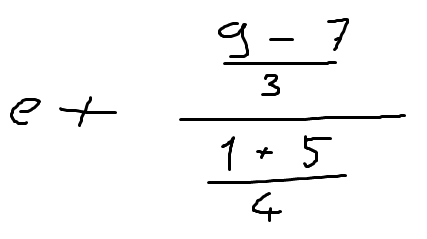
#> input picture codes/ModelCodes/TestImages/ToStringTests_1.png, 427 x 239 px, found by its file name; its folder holds 3 pictures in this run
$ jupyter execute --allow-errors datasetCreation.ipynb
#> lines starting #> are read from the running program, lines starting #| are printed output that depends on the picture; after the words box and inside, x2 and y2 are one past the last pixel; in counts of white or black regions, pixels touching at a corner belong together; pictures that were not available may be replaced by others from this repository, and a replacement may not be noted
# KaggleDownload

[cell 1]
import kagglehub

#> (the rest of this cell did not finish here and is left out)

# Custom Dataset Processing

## Importing Required Libraries and Definings

[cell 2]
import os
import cv2
import numpy as np

dataset_path = r"E:\\Python_Projeler\\ComputerVisionProjects\\FinalProject\\dataset"

## Character Mapping

[cell 3]
letter_dict = {
    '0001': 'a', '0002': 'b', '0003': 'c', '0004': 'd', '0005': 'e', '0006': 'f',
    '0007': 'h', '0008': 'vertical_line', '0009': 'j', '0010': 'k', '0011': 'vertical_line',
    '0012': 'm', '0013': 'n', '0014': 'o', '0015': 'p', '0016': 'q', '0017': 'r',
    '0018': 's', '0019': 't', '0020': 'u', '0021': 'v', '0022': 'w', '0023': 'x',
    '0024': 'y', '0025': 'z', '0026': '0', '0027': '1', '0028': '2', '0029': '3',
    '0030': '4', '0031': '5', '0032': '6', '0033': '7', '0034': '8', '0035': '9',
    '0036': 'plus', '0037': 'horizontal_line', '0038': 'slash',
    '0039': 'paranthesis_left', '0040': 'paranthesis_right', '0041': 'sqrt', '0042': 'sqrt'}

label_dict = {label: 0 for label in set(letter_dict.values())}

## Character Extraction Function

[cell 4]
# [34 lines left out: function ExtractSet, not called in this run]

## Process Dataset Image Pages

[cell 5]
for dSet_folder in os.listdir(dataset_path):
    if len(dSet_folder.split(".")) > 1:
        continue

    dSet_path = os.path.join(dataset_path, dSet_folder)

    for index, letter_page in enumerate(os.listdir(dSet_path)):
        if letter_page.split(".")[-1] != "jpg":
            continue

        letter_page_path = os.path.join(dSet_path, letter_page)
        letter_number = letter_page.split(".")[0].split("-")[-1]
        letter_name = letter_dict[letter_number]

        print(f"{letter_name}        {letter_number}")

        save_path = os.path.join(dSet_path, letter_name)
        os.makedirs(save_path, exist_ok=True)

        ExtractSet(letter_page_path, save_path, letter_name)

# EMNIST Extracting

[cell 6]
import cv2
import os
import numpy as np
import matplotlib.pyplot as plt
import gzip

EMNIST_type = "balanced"

#This Mapping is for balanced ONLY!! You have to check emnist-TYPE-mapping.txt file to correct the mapping!
LabelMapping = {
    0: "0",
    1: "1",
    2: "2",
    3: "3",
    4: "4",
    5: "5",
    6: "6",
    7: "7",
    8: "8",
    9: "9",
    10: None,
    11: None,
    12: "upper_c",
    13: None,
    14: None,
    15: None,
    16: None,
    17: None,
    18: None,
    19: "upper_j",
    20: "upper_k",
    21: "upper_l",
    22: "upper_m",
    23: None,
    24: "upper_o",
    25: "upper_p",
    26: None,
    27: None,
    28: "upper_s",
    29: None,
    30: "upper_u",
    31: "upper_v",
    32: "upper_w",
    33: "upper_x",
    34: "upper_y",
    35: "upper_z",
    36: "lower_a",
    37: "lower_b",
    38: "lower_d",
    39: "lower_e",
    40: "lower_f",
    41: "lower_g",
    42: "lower_h",
    43: "lower_n",
    44: "lower_q",
    45: "lower_r",
    46: "lower_t"
}

notWanted = ['k', "j","m", "q", "z", "v","u","1","w"]

LabelCounter = {
    "0": 0,
    "1": 0,
    "2": 0,
    "3": 0,
    "4": 0,
    "5": 0,
    "6": 0,
    "7": 0,
    "9": 0,
    "8": 0,
    "z": 0,
    "a": 0,
    "b": 0,
    "c": 0,
    "d": 0,
    "e": 0,
    "f": 0,
    "g": 0,
    "h": 0,
    "i": 0,
    "j": 0,
    "k": 0,
    "l": 0,
    "m": 0,
    "n": 0,
    "o": 0,
    "p": 0,
    "q": 0,
    "r": 0,
    "s": 0,
    "t": 0,
    "u": 0,
    "v": 0,
    "w": 0,
    "x": 0,
    "y": 0,
}

[cell 7]
def ReadIdxImage(file):
    with gzip.open(file,"rb") as F:

        magic_number = int.from_bytes(F.read(4), 'big')
        num_items = int.from_bytes(F.read(4), 'big')
        num_rows = int.from_bytes(F.read(4), 'big')
        num_cols = int.from_bytes(F.read(4), 'big')

        data = np.frombuffer(F.read(),dtype = np.uint8)
        data = data.reshape(num_items,num_rows,num_cols)


    return data


# [7 lines left out: function ReadIdxLabel, not called in this run]

#> (a cell that did not finish here is left out)

# Operators 2800

[cell 9]
import os
import cv2
import numpy as np

path = r"../../dataset/Operators/"

for folder in os.listdir(path):

    if len(os.listdir(path + folder)) <= 2800:     continue

    for image in os.listdir(path + folder)[2800:]:
        os.remove( os.path.join(path + folder, image) )
    print(f" {folder} is DONE!")

# Operators Dilation

[cell 10]
import os
import cv2
import numpy as np

path = r"../../dataset/Operators/"

for folder in os.listdir(path):

    if folder == "1":   continue


    for i, image in enumerate( os.listdir(path + folder) ):
        image_path = os.path.join(path + folder, image)
        img = cv2.imread(image_path, cv2.IMREAD_GRAYSCALE)
#> img is the input picture: shape (239, 427); min 0, max 255, mean 246.7
        blur = cv2.GaussianBlur(img, (3, 3), 1)
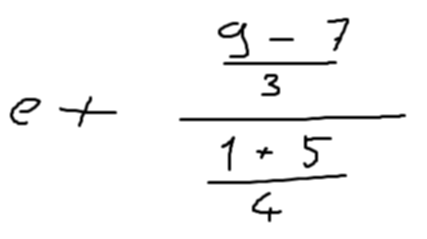
#> blur: shape (239, 427); min 0, max 255, mean 246.7
        _, thresh = cv2.threshold(blur, 0, 255, cv2.THRESH_BINARY_INV + cv2.THRESH_OTSU)
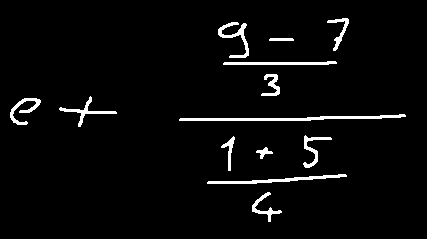
#> thresh: shape (239, 427); 3.5% white; 13 white regions, largest, box (x1, y1, x2, y2) and area: (179, 114, 406, 121) 691, (207, 174, 347, 184) 445, (223, 61, 337, 65) 342
        dilation = cv2.dilate(thresh, kernel=np.ones((2,2), np.uint8))
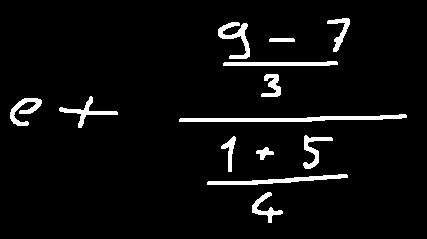
#> dilation: shape (239, 427); 4.7% white; 13 white regions, largest, box (x1, y1, x2, y2) and area: (179, 114, 407, 122) 926, (207, 174, 348, 185) 596, (223, 61, 338, 66) 461

        cv2.imwrite(image_path, dilation)

    print(f"Folder {folder} is done")


cv2.destroyAllWindows()

# Operators Resize

[cell 11]
path = r"../../dataset/Operators/"
save_path = r"../../dataset/Operators_Resized/"

for folder in os.listdir(path):
    os.makedirs(save_path + folder,exist_ok=True)

    for i, image in enumerate( os.listdir(path + folder) ):

        image_path = os.path.join(path + folder, image)
        image_save_path = os.path.join(save_path + folder, image)

        img = cv2.imread(image_path, cv2.IMREAD_GRAYSCALE)
        img = cv2.copyMakeBorder(img, 5,5,5,5, borderType=cv2.BORDER_CONSTANT, value=0)
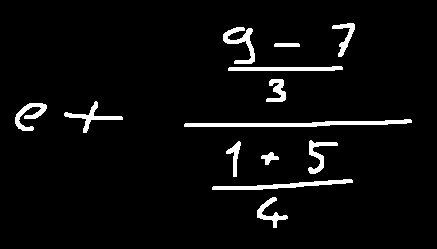
#> img: shape (249, 437); 4.4% white; 13 white regions, largest, box (x1, y1, x2, y2) and area: (184, 119, 412, 127) 926, (212, 179, 353, 190) 596, (228, 66, 343, 71) 461

        img = cv2.resize(img, (32,32), interpolation=cv2.INTER_NEAREST)
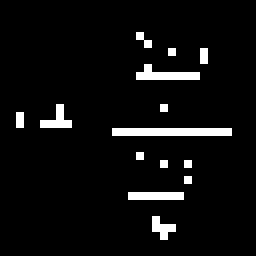
#> img: shape (32, 32) (shown 8 times larger); 5.3% white in thin lines or dots, all inside (x1, y1, x2, y2) = (2, 4, 29, 30)


        cv2.imwrite(image_save_path, img)

    print(f"Folder {folder} is done")

# Operators Blur

[cell 12]
path = r"../../dataset/Operators/"

for folder in os.listdir(path):

    for i, image in enumerate( os.listdir(path + folder) ):

        image_path = os.path.join(path + folder, image)

        img = cv2.imread(image_path, cv2.IMREAD_GRAYSCALE)

        img = cv2.GaussianBlur(img, (3,3), 1)
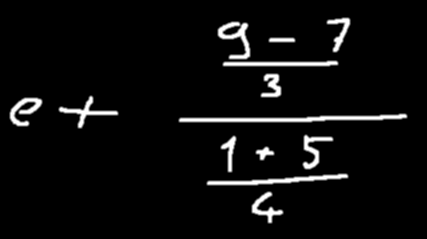
#> img: shape (239, 427); min 0, max 255, mean 11.9

        cv2.imwrite(image_path, img)

    print(f"Folder {folder} is blurred")

# EMNIST Renaming

Might need this later. Right now, it's not much useful.

[cell 13]
EMNIST_balanced_path = r"../../dataset/EMNIST/balanced/"
train = EMNIST_balanced_path + r"/train"
test = EMNIST_balanced_path + r"/test"

for char in os.listdir(train):
    char_path = train + r"/" + char
    for i, image_name in enumerate(os.listdir(char_path)):

        try:
            path = os.path.join(char_path, image_name)

            os.rename(path, os.path.join(char_path, f"EMNIST_{image_name}"))

        except Exception as e:
            text = f"Error at train rename: {e}"

            with open("datasetC_error_log.txt", "a+") as F:
                F.write(text)


for char in os.listdir(test):
    char_path = test + r"/" + char

    for i, image_name in enumerate(os.listdir(char_path)):

        try:
            path = os.path.join(char_path, image_name)

            os.rename(path, os.path.join(char_path, f"EMNIST_{image_name}"))

        except Exception as e:
            text = f"Error at test rename: {e}"

            with open("datasetC_error_log.txt", "a+") as F:
                F.write(text)

# All Sets Combination

[cell 14]
import shutil
import os
import random
import cv2
import numpy as np

EMNIST_balanced_path = r"../../dataset/EMNIST/balanced/"
Operator_path = r"../../dataset/Operators/"
Custom_set = r"../../dataset/main2"

## EMNIST Transfer

[cell 15]
main_set =r"../../dataset/mainDataset"

os.makedirs(main_set, exist_ok=True)
os.makedirs(main_set+r"/train", exist_ok=True)
os.makedirs(main_set+r"/test", exist_ok=True)

for train_or_test in ["train","test"]:

    main_set_train_test_path = os.path.join(main_set,train_or_test)

    EMNIST_balanced_path_path = os.path.join(EMNIST_balanced_path, train_or_test)

    for char_folder in os.listdir(EMNIST_balanced_path_path):

        try:
            char_folder_path = os.path.join(EMNIST_balanced_path_path,char_folder)

            main_set_char_folder = os.path.join(main_set_train_test_path, char_folder)
            print(main_set_char_folder)

            os.makedirs( main_set_char_folder , exist_ok=True )

            for image_file in os.listdir(char_folder_path):

                src = os.path.join(char_folder_path , image_file)
                drc = os.path.join(main_set_char_folder, image_file)
                shutil.copy2(src,drc)

            print(f"{train_or_test}, char: {char_folder} is Finished!")

        except Exception as e:
            text = f"Error at test rename: {e}"

            with open("datasetC_error_log.txt", "a+") as F:
                F.write(text)

## Operators Separation

[cell 16]
operator_path = r"../../dataset/Operators_Resized/"
save_path = r"../../dataset/Operators_splitted/"
train_ratio = 0.8


train_path = os.path.join(save_path, "train")
test_path = os.path.join(save_path, "test")

os.makedirs(train_path, exist_ok=True)
os.makedirs(test_path, exist_ok=True)


for operator_name in os.listdir(operator_path):
    operator_dir = os.path.join(operator_path, operator_name)
    if not os.path.isdir(operator_dir):
        continue


    all_images = [f for f in os.listdir(operator_dir) if os.path.isfile(os.path.join(operator_dir, f))]
    random.shuffle(all_images)

    split_idx = int(len(all_images) * train_ratio)
    train_images = all_images[:split_idx]
    test_images = all_images[split_idx:]


    train_operator_dir = os.path.join(train_path, operator_name)
    test_operator_dir = os.path.join(test_path, operator_name)
    os.makedirs(train_operator_dir, exist_ok=True)
    os.makedirs(test_operator_dir, exist_ok=True)
    try:

        for img_name in train_images:
            src = os.path.join(operator_dir, img_name)
            dst = os.path.join(train_operator_dir, img_name)
            shutil.copy(src, dst)

        for img_name in test_images:
            src = os.path.join(operator_dir, img_name)
            dst = os.path.join(test_operator_dir, img_name)
            shutil.copy(src, dst)

        print(f"Transfer is done for {operator_name}!")
    except Exception as e:
        text = f"Error at test rename: {e}"

        with open("datasetC_error_log.txt", "a+") as F:
            F.write(text)
